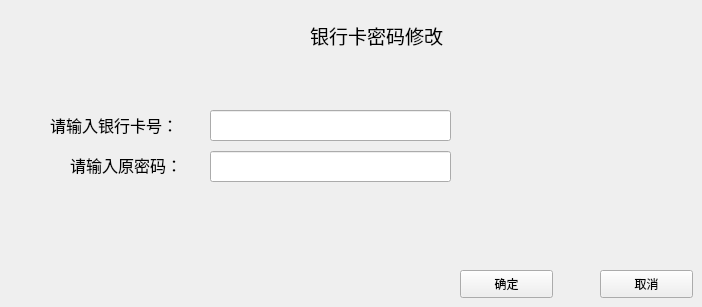
    <widget class="QWidget" name="page_5">
     <widget class="QLabel" name="label_31">
      <property name="geometry">
       <rect>
        <x>310</x>
        <y>10</y>
        <width>161</width>
        <height>51</height>
       </rect>
      </property>
      <property name="text">
       <string>&lt;html&gt;&lt;head/&gt;&lt;body&gt;&lt;p&gt;&lt;span style=&quot; font-size:14pt;&quot;&gt;银行卡密码修改&lt;/span&gt;&lt;/p&gt;&lt;/body&gt;&lt;/html&gt;</string>
      </property>
     </widget>
     <widget class="QPushButton" name="pushButton_6">
      <property name="geometry">
       <rect>
        <x>460</x>
        <y>270</y>
        <width>93</width>
        <height>28</height>
       </rect>
      </property>
      <property name="text">
       <string>确定</string>
      </property>
     </widget>
     <widget class="QPushButton" name="return_tof4">
      <property name="geometry">
       <rect>
        <x>600</x>
        <y>270</y>
        <width>93</width>
        <height>28</height>
       </rect>
      </property>
      <property name="text">
       <string>取消</string>
      </property>
     </widget>
     <widget class="QLabel" name="label_32">
      <property name="geometry">
       <rect>
        <x>70</x>
        <y>150</y>
        <width>141</width>
        <height>31</height>
       </rect>
      </property>
      <property name="text">
       <string>&lt;html&gt;&lt;head/&gt;&lt;body&gt;&lt;p&gt;&lt;span style=&quot; font-size:12pt;&quot;&gt;请输入原密码：&lt;/span&gt;&lt;/p&gt;&lt;/body&gt;&lt;/html&gt;</string>
      </property>
     </widget>
     <widget class="QLineEdit" name="lineEdit_9">
      <property name="geometry">
       <rect>
        <x>210</x>
        <y>151</y>
        <width>241</width>
        <height>31</height>
       </rect>
      </property>
     </widget>
     <widget class="QLabel" name="label_79">
      <property name="geometry">
       <rect>
        <x>50</x>
        <y>110</y>
        <width>151</width>
        <height>31</height>
       </rect>
      </property>
      <property name="text">
       <string>&lt;html&gt;&lt;head/&gt;&lt;body&gt;&lt;p&gt;&lt;span style=&quot; font-size:12pt;&quot;&gt;请输入银行卡号：&lt;/span&gt;&lt;/p&gt;&lt;/body&gt;&lt;/html&gt;</string>
      </property>
     </widget>
     <widget class="QLineEdit" name="lineEdit_23">
      <property name="geometry">
       <rect>
        <x>210</x>
        <y>110</y>
        <width>241</width>
        <height>31</height>
       </rect>
      </property>
     </widget>
    </widget>
